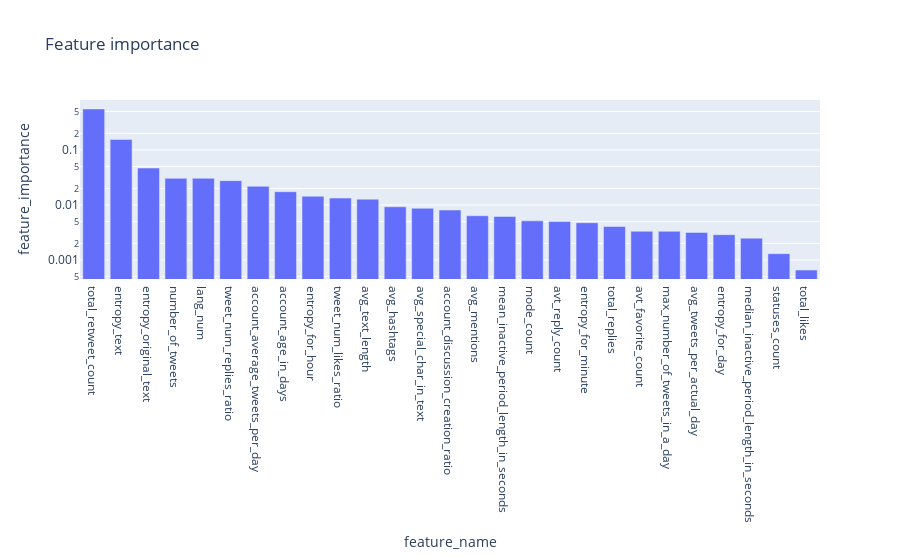

Here is the notebook cell this chart was saved with:
### Code cell
fold_classify_and_plot1(df, label, cv=10, max_tree_depth=10, criterion="entropy")

### Figure 1 — Plotly figure (JSON) as saved in the notebook; plotly's stock layout.template omitted (floating-point values rounded to 4 significant figures)
{"data": [{"alignmentgroup": "True", "hovertemplate": "feature_name=%{x}<br>feature_importance=%{y}<extra></extra>", "legendgroup": "", "marker": {"color": "#636efa", "pattern": {"shape": ""}}, "name": "", "offsetgroup": "", "orientation": "v", "showlegend": false, "textposition": "auto", "type": "bar", "x": ["total_retweet_count", "entropy_text", "entropy_original_text", "number_of_tweets", "lang_num", "tweet_num_replies_ratio", "account_average_tweets_per_day", "account_age_in_days", "entropy_for_hour", "tweet_num_likes_ratio", "avg_text_length", "avg_hashtags", "avg_special_char_in_text", "account_discussion_creation_ratio", "avg_mentions", "mean_inactive_period_length_in_seconds", "mode_count", "avt_reply_count", "entropy_for_minute", "total_replies", "avt_favorite_count", "max_number_of_tweets_in_a_day", "avg_tweets_per_actual_day", "entropy_for_day", "median_inactive_period_length_in_seconds", "statuses_count", "total_likes"], "xaxis": "x", "y": [0.5549, 0.1551, 0.04685, 0.0305, 0.03048, 0.02763, 0.02181, 0.01742, 0.01439, 0.01337, 0.01275, 0.009264, 0.00871, 0.008099, 0.006366, 0.00619, 0.005153, 0.005002, 0.004757, 0.00406, 0.003331, 0.003321, 0.00317, 0.002884, 0.002495, 0.001304, 0.0006574], "yaxis": "y"}], "layout": {"barmode": "relative", "legend": {"tracegroupgap": 0}, "title": {"text": "Feature importance"}, "xaxis": {"anchor": "y", "domain": [0, 1], "title": {"text": "feature_name"}}, "yaxis": {"anchor": "x", "domain": [0, 1], "title": {"text": "feature_importance"}, "type": "log"}}}
